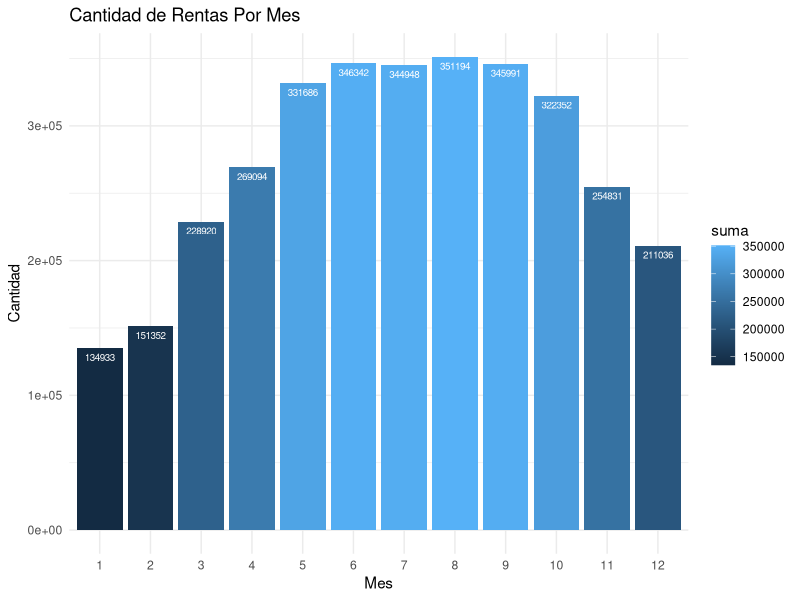
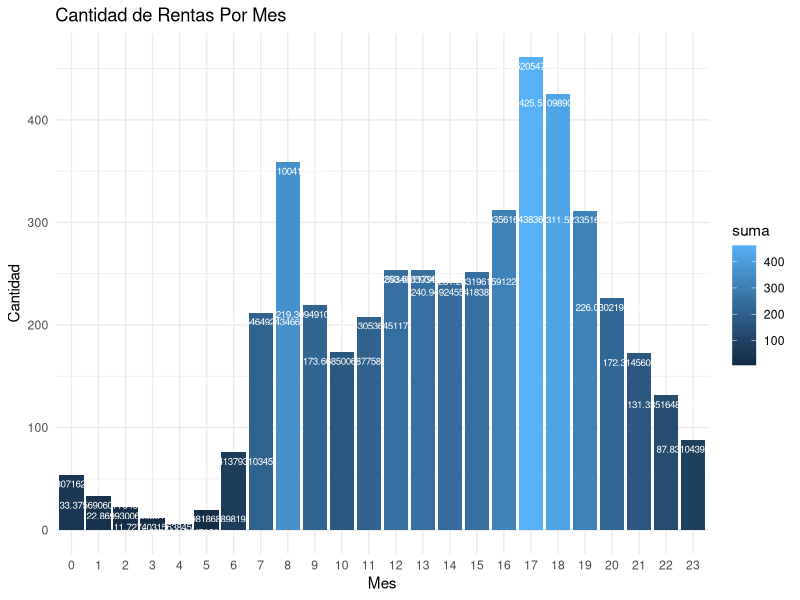

These figures' R source, in order: (Note: this script raises an error after producing the figures.)
## ---- chunk 1
# importar librerisas
 library(dplyr)
library(ggplot2)
## ---- chunk 2
# leyendo archivo
dataset <- read.csv2("hour.csv")  # csv 2 separa los datos automaticamente

dataset
## ---- chunk 3
ds1 <- dataset %>% 
        group_by(mnth) %>%  #agrpalo por las siguiente columna
        summarise(suma = sum(cnt)) %>%
        arrange(desc(suma))
ds1
# factor: cada barra de estos es una clasificacion diferente asignada por la columna que se le pasa como parametro
#desde que datase vamos a trabajar?
ggplot(ds1, aes(y=suma, x=factor(mnth), fill =suma)) +
  # que tipo de grafico quiero
  geom_bar(position = "dodge", stat = "identity")+
  #titulos descriptivos
  labs(title="Cantidad de Rentas Por Mes", y = "Cantidad", x= "Mes") +
  # el texto asignado a las figuras 
  geom_text(aes(label=suma), vjust= 1.6, color = "white", size=2.5) +
  theme_minimal()

## ---- chunk 4
ds2 <- dataset %>% 
        group_by(hr) %>%  #agrpalo por las siguiente columna
        summarise(suma = mean(cnt)) %>%
        arrange(desc(suma))

        #summarise(suma = (median(cnt))) %>% # mediana
        #summarise(suma = (mean(cnt))) %>% # promedio

ds2

ggplot(ds2, aes(y=suma, x=factor(hr), fill =suma)) +
  # que tipo de grafico quiero
  geom_bar(position = "dodge", stat = "identity")+
  #titulos descriptivos
  labs(title="Cantidad de Rentas Por Mes", y = "Cantidad", x= "Mes") +
  # el texto asignado a las figuras 
  geom_text(aes(label=suma), vjust= 1.6, color = "white", size=2.5) +
  theme_minimal()
## ---- chunk 5
ds3 <- dataset %>% 
  select(season, cnt) %>%
  mutate(temporada = case_when(
  season==1 ~ "Primavera",
  season==2 ~ "Verano",
  season==3 ~ "Otono",
  season==4 ~ "Invierno",
  )
 ) %>%
  mutate(ypos=cumsum())
  group_by(temporada) %>%  #agrpalo por las siguiente columna
  summarise(suma = sum(cnt)) %>%
  arrange(desc(suma))
ds3


ggplot(ds3, aes(y=suma, x=factor(temporada), fill =suma)) +
  # que tipo de grafico quiero
  geom_bar(position = "dodge", stat = "identity")+
  #titulos descriptivos
  labs(title="Cantidad de Rentas Por Mes", y = "Cantidad", x= "Temporada") +
  # el texto asignado a las figuras 
  geom_text(aes(label=suma), vjust= 1.6, color = "white", size=2.5) +
  theme_minimal()


ggplot(ds3, aes(y=suma, x="" ,fill =temporada)) +
  # que tipo de grafico quiero
  geom_bar(stat = "identity", width=1)+
  coord_polar("y", start=0)+
  theme_void()+
  theme(legend.position = "none")+
  geom_text(aes(label= suma), color =" white", size =5)+
  scale_fill_brewer(palette = "Set1")
## ---- chunk 6
ds4 <- dataset %>% 
        group_by(temp) %>%  #agrpalo por las siguiente columna
        summarise(suma = sum(cnt)) %>%
        arrange(desc(suma))%>%
  ggplot(aes(x=temp, y=suma, label=temp))+
  geom_line()+
  theme_minimal()
  
ds4
## ---- chunk 7
plot(cars)
